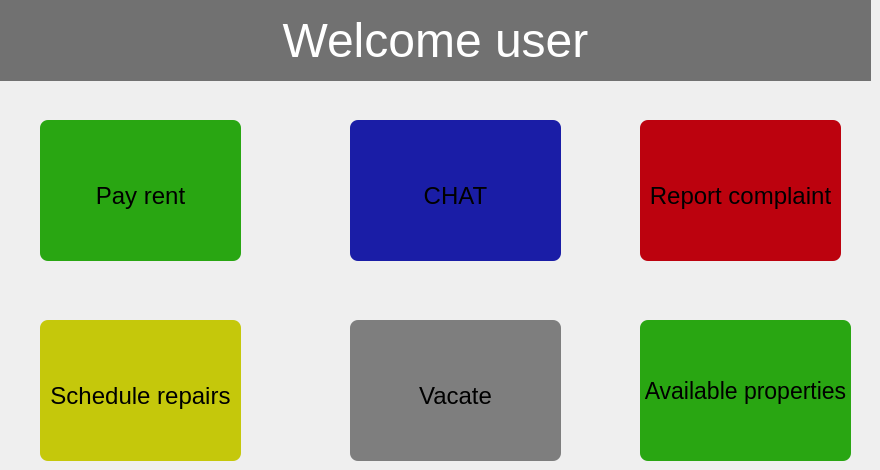
     <widget class="QWidget" name="pageRealHomepage">
      <widget class="QLabel" name="lbl_pageHomepage_welcomeUser_2">
       <property name="geometry">
        <rect>
         <x>0</x>
         <y>0</y>
         <width>871</width>
         <height>81</height>
        </rect>
       </property>
       <property name="font">
        <font>
         <pointsize>36</pointsize>
        </font>
       </property>
       <property name="styleSheet">
        <string notr="true">background-color: rgb(113, 113, 113);
color: rgb(255, 255, 255);</string>
       </property>
       <property name="text">
        <string>Welcome user</string>
       </property>
       <property name="alignment">
        <set>Qt::AlignCenter</set>
       </property>
      </widget>
      <widget class="QToolButton" name="toolButton">
       <property name="geometry">
        <rect>
         <x>40</x>
         <y>120</y>
         <width>201</width>
         <height>141</height>
        </rect>
       </property>
       <property name="font">
        <font>
         <pointsize>18</pointsize>
        </font>
       </property>
       <property name="styleSheet">
        <string notr="true">border-radius:8px;
background-color: rgb(41, 166, 18);
padding-top:10px;</string>
       </property>
       <property name="text">
        <string>Pay rent</string>
       </property>
       <property name="icon">
        <iconset resource="resources.qrc">
         <normaloff>:/icons/icons/icons.png</normaloff>:/icons/icons/icons.png</iconset>
       </property>
       <property name="iconSize">
        <size>
         <width>80</width>
         <height>80</height>
        </size>
       </property>
       <property name="toolButtonStyle">
        <enum>Qt::ToolButtonTextUnderIcon</enum>
       </property>
      </widget>
      <widget class="QToolButton" name="toolButton_2">
       <property name="geometry">
        <rect>
         <x>350</x>
         <y>120</y>
         <width>211</width>
         <height>141</height>
        </rect>
       </property>
       <property name="font">
        <font>
         <pointsize>18</pointsize>
        </font>
       </property>
       <property name="styleSheet">
        <string notr="true">border-radius:8px;
background-color: rgb(26, 29, 166);
padding-top:10px;</string>
       </property>
       <property name="text">
        <string>CHAT</string>
       </property>
       <property name="icon">
        <iconset resource="resources.qrc">
         <normaloff>:/icons/icons/icons8-chat-room-100.png</normaloff>:/icons/icons/icons8-chat-room-100.png</iconset>
       </property>
       <property name="iconSize">
        <size>
         <width>80</width>
         <height>80</height>
        </size>
       </property>
       <property name="toolButtonStyle">
        <enum>Qt::ToolButtonTextUnderIcon</enum>
       </property>
      </widget>
      <widget class="QToolButton" name="toolButton_3">
       <property name="geometry">
        <rect>
         <x>40</x>
         <y>320</y>
         <width>201</width>
         <height>141</height>
        </rect>
       </property>
       <property name="font">
        <font>
         <pointsize>18</pointsize>
        </font>
       </property>
       <property name="styleSheet">
        <string notr="true">border-radius:8px;
background-color: rgb(197, 200, 11);
padding-top:10px;</string>
       </property>
       <property name="text">
        <string>Schedule repairs</string>
       </property>
       <property name="icon">
        <iconset resource="resources.qrc">
         <normaloff>:/icons/icons/icons8-repairs-60.png</normaloff>:/icons/icons/icons8-repairs-60.png</iconset>
       </property>
       <property name="iconSize">
        <size>
         <width>80</width>
         <height>80</height>
        </size>
       </property>
       <property name="toolButtonStyle">
        <enum>Qt::ToolButtonTextUnderIcon</enum>
       </property>
      </widget>
      <widget class="QToolButton" name="toolButton_4">
       <property name="geometry">
        <rect>
         <x>640</x>
         <y>120</y>
         <width>201</width>
         <height>141</height>
        </rect>
       </property>
       <property name="font">
        <font>
         <pointsize>18</pointsize>
        </font>
       </property>
       <property name="styleSheet">
        <string notr="true">border-radius:8px;
background-color: rgb(188, 2, 14);
padding-top:10px;</string>
       </property>
       <property name="text">
        <string>Report complaint</string>
       </property>
       <property name="icon">
        <iconset resource="resources.qrc">
         <normaloff>:/icons/icons/icons8-strike-100.png</normaloff>:/icons/icons/icons8-strike-100.png</iconset>
       </property>
       <property name="iconSize">
        <size>
         <width>80</width>
         <height>80</height>
        </size>
       </property>
       <property name="toolButtonStyle">
        <enum>Qt::ToolButtonTextUnderIcon</enum>
       </property>
      </widget>
      <widget class="QToolButton" name="toolButton_5">
       <property name="geometry">
        <rect>
         <x>350</x>
         <y>320</y>
         <width>211</width>
         <height>141</height>
        </rect>
       </property>
       <property name="font">
        <font>
         <pointsize>18</pointsize>
        </font>
       </property>
       <property name="styleSheet">
        <string notr="true">border-radius:8px;
background-color: rgb(126, 126, 126);
padding-top:10px;</string>
       </property>
       <property name="text">
        <string>Vacate</string>
       </property>
       <property name="icon">
        <iconset resource="resources.qrc">
         <normaloff>:/icons/icons/icons8-leave-house-100.png</normaloff>:/icons/icons/icons8-leave-house-100.png</iconset>
       </property>
       <property name="iconSize">
        <size>
         <width>80</width>
         <height>80</height>
        </size>
       </property>
       <property name="toolButtonStyle">
        <enum>Qt::ToolButtonTextUnderIcon</enum>
       </property>
      </widget>
      <widget class="QToolButton" name="toolButton_6">
       <property name="geometry">
        <rect>
         <x>640</x>
         <y>320</y>
         <width>211</width>
         <height>141</height>
        </rect>
       </property>
       <property name="font">
        <font>
         <pointsize>17</pointsize>
        </font>
       </property>
       <property name="styleSheet">
        <string notr="true">border-radius:8px;
background-color: rgb(41, 166, 18);
padding-top:10px;
padding:5px</string>
       </property>
       <property name="text">
        <string>Available properties</string>
       </property>
       <property name="icon">
        <iconset resource="resources.qrc">
         <normaloff>:/icons/icons/icons8-view-90.png</normaloff>:/icons/icons/icons8-view-90.png</iconset>
       </property>
       <property name="iconSize">
        <size>
         <width>80</width>
         <height>80</height>
        </size>
       </property>
       <property name="toolButtonStyle">
        <enum>Qt::ToolButtonTextUnderIcon</enum>
       </property>
      </widget>
     </widget>
